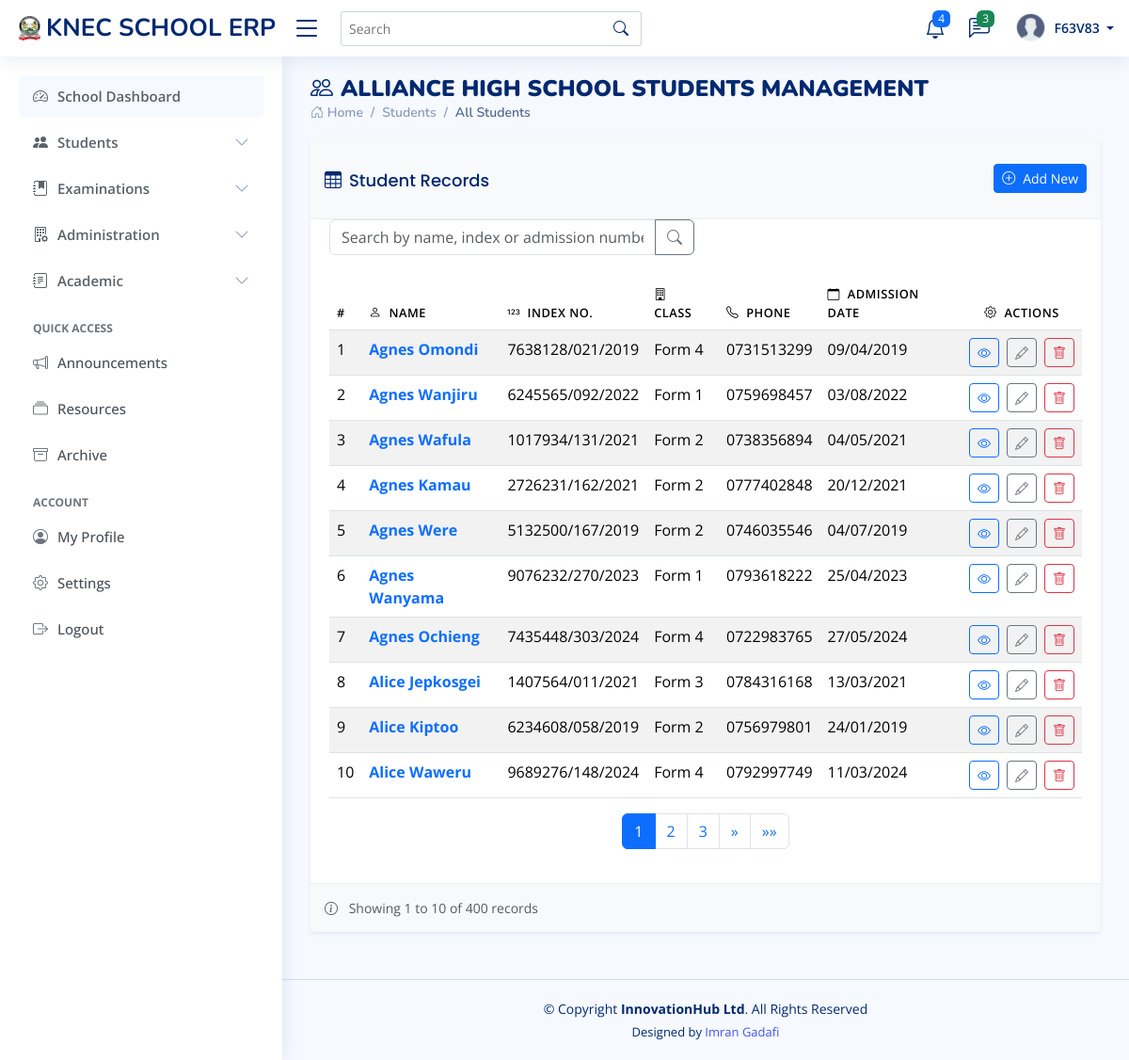
/school_students/ (signed in), run on the app's committed database.
### exam_portal/models.py (models this page shows, shortened)
class User(AbstractUser):
    USER_TYPE_CHOICES = (
        (1, 'student'),
        (2, 'school_admin'),
        (3, 'knec_official'),
    )
    user_type = models.PositiveSmallIntegerField(choices=USER_TYPE_CHOICES)
    phone_number = models.CharField(max_length=15, blank=True, null=True)

class School(models.Model):
    SCHOOL_TYPE_CHOICES = [
        ('PUBLIC', 'Public'),
        ('PRIVATE', 'Private'),
        ('EXTRA_COUNTY', 'Extra County'),
        ('NATIONAL', 'National'),
        ('INTERNATIONAL', 'International')
    ]
    SCHOOL_CATEGORY_CHOICES = [
        ('BOYS', 'Boys Only'),
        ('GIRLS', 'Girls Only'),
        ('MIXED', 'Mixed')
    ]
    name = models.CharField(max_length=200)
    knec_code = models.CharField(max_length=20, unique=True)
    registration_number = models.CharField(max_length=50, unique=True)
    special_code = models.CharField(max_length=100, blank=True, null=True , unique=True)
    school_type = models.CharField(max_length=20, choices=SCHOOL_TYPE_CHOICES)
    category = models.CharField(max_length=10, choices=SCHOOL_CATEGORY_CHOICES)
    registration_date = models.DateField()
    established_date = models.DateField()
    motto = models.CharField(max_length=100, blank=True, null=True)
    mission = models.TextField(blank=True, null=True)
    vision = models.TextField(blank=True, null=True)
    county = models.CharField(max_length=100)
    sub_county = models.CharField(max_length=100)
    ward = models.CharField(max_length=100, blank=True, null=True)
    postal_address = models.CharField(max_length=100)
    physical_address = models.TextField()
    gps_coordinates = models.CharField(max_length=50, blank=True, null=True)
    website = models.URLField(blank=True, null=True)
    phone_number = models.CharField(max_length=15)
    alternative_phone = models.CharField(max_length=15, blank=True, null=True)
    email = models.EmailField(blank=True, null=True)
    principal_name = models.CharField(max_length=100)
    principal_phone = models.CharField(max_length=15)
    principal_email = models.EmailField(blank=True, null=True)
    principal_tsc_number = models.CharField(max_length=20, blank=True, null=True)
    curriculum = models.CharField(max_length=100, default='8-4-4')  # or CBC
    number_of_streams = models.PositiveIntegerField(default=1)
    is_active = models.BooleanField(default=True)
    last_inspection_date = models.DateField(blank=True, null=True)
    created_at = models.DateTimeField(auto_now_add=True)
    updated_at = models.DateTimeField(auto_now=True)

class Student(models.Model):
    GENDER_CHOICES = [
        ('M', 'Male'),
        ('F', 'Female'),
    ]
    first_name = models.CharField(max_length=100)
    middle_name = models.CharField(max_length=100, blank=True)
    last_name = models.CharField(max_length=100)
    birth_date = models.DateField()
    birth_certificate_number = models.CharField(max_length=20, blank=True, null=True)
    gender = models.CharField(max_length=1, choices=GENDER_CHOICES)
    nationality = models.CharField(max_length=50, default='Kenyan')
    county_of_origin = models.CharField(max_length=50)
    sub_county = models.CharField(max_length=50)
    passport_photo = models.ImageField(upload_to='student_photos/', blank=True, null=True)
    disability = models.CharField(max_length=100, blank=True, null=True)
    disability_description = models.TextField(blank=True, null=True)
    school = models.ForeignKey('School', on_delete=models.CASCADE, related_name='students')
    index_number = models.CharField(max_length=20, unique=True) # for kcse purpose format schoolcode/001/year for examination
    admision_number = models.CharField(max_length=20, null=True)
    admission_date = models.DateField()
    current_class = models.CharField(max_length=20)  # e.g., Form 1, Form 2, etc.
    house = models.CharField(max_length=50, blank=True, null=True)  # For boarding schools
    is_boarder = models.BooleanField(default=False)
    email = models.EmailField(blank=True, null=True)
    phone_number = models.CharField(max_length=15, blank=True, null=True)
    postal_address = models.CharField(max_length=100, blank=True, null=True)
    residential_address = models.TextField(blank=True, null=True)
    previous_school = models.CharField(max_length=100, blank=True, null=True)
    kcpe_year = models.PositiveIntegerField(blank=True, null=True)
    kcpe_index = models.CharField(max_length=20, blank=True, null=True)
    kcpe_marks = models.PositiveIntegerField(blank=True, null=True)
    created_at = models.DateTimeField(auto_now_add=True)
    updated_at = models.DateTimeField(auto_now=True)
    is_active = models.BooleanField(default=True)

### exam_portal/views.py (the view)
# urls.py: path('school_students/', views.school_student_list, name='school_student_list'),
def school_student_list(request):
    if not request.user.is_authenticated or request.user.user_type != 2:
        return redirect('login')
    try:
        admin_profile = SchoolAdminProfile.objects.get(special_code=request.user.username)
        school = admin_profile.school
    except SchoolAdminProfile.DoesNotExist:
        return redirect('login')
    search_query = request.GET.get('search', '')
    students = Student.objects.filter(
        school=school,
        is_active=True
    ).filter(
        Q(first_name__icontains=search_query) |
        Q(last_name__icontains=search_query) |
        Q(index_number__icontains=search_query) |
        Q(admision_number__icontains=search_query)
    ).order_by('first_name')
    paginator = Paginator(students, 10)  # Show 10 students per page
    page_number = request.GET.get('page')
    page_obj = paginator.get_page(page_number)
    context = {
        'students': students,  # Optional: not used in template directly
        'page_obj': page_obj,
        'search_query': search_query,
        'school': school
    }
    return render(request, 'students/school_admin/student_list.html', context)

### templates/students/school_admin/student_list.html (shortened to what this page needs)
{% extends "base/base.html" %}
{% load static %}
{% block content %}
<div class="pagetitle">
    <h1><i class="bi bi-people me-2"></i><b>{{ school.name | upper }} STUDENTS MANAGEMENT</b> </h1>
    <nav>
        <ol class="breadcrumb">
            <li class="breadcrumb-item"><a href="#"><i class="bi bi-house-door"></i> Home</a></li>
            <li class="breadcrumb-item">Students</li>
            <li class="breadcrumb-item active">All Students</li>
        </ol>
    </nav>
</div>
<section class="section">
    <div class="row">
        <div class="col-lg-12">
            <div class="card border-0 shadow-sm">
                <div class="card-header bg-light text-dark">
                    <div class="d-flex justify-content-between align-items-center">
                        <h5 class="card-title mb-0"><i class="bi bi-table me-2"></i>Student Records</h5>
                        <a href="{% url 'school_student_create' %}" class="btn btn-primary btn-sm">
                            <i class="bi bi-plus-circle me-2"></i>Add New
                        </a>
                    </div>
                </div>
                <div class="card-body">
                    <div class="row mb-4">
                        <div class="col-md-6">
                            <form method="get" class="search-form">
                                <div class="input-group">
                                    <input type="text" class="form-control" name="search"
                                           placeholder="Search by name, index or admission number..."
                                           value="{{ search_query }}">
                                    <button class="btn btn-outline-secondary" type="submit">
                                        <i class="bi bi-search"></i>
                                    </button>
                                </div>
                            </form>
                        </div>
                    </div>
                    <div class="table-responsive">
                        <table class="table table-hover table-striped">
                            <thead class="bg-light">
                                <tr>
                                    <th>#</th>
                                    <th><i class="bi bi-person me-1"></i> Name</th>
                                    <th><i class="bi bi-123 me-1"></i> Index No.</th>
                                    <th><i class="bi bi-building me-1"></i> Class</th>
                                    <th><i class="bi bi-telephone me-1"></i> Phone</th>
                                    <th><i class="bi bi-calendar me-1"></i> Admission Date</th>
                                    <th class="text-center"><i class="bi bi-gear me-1"></i> Actions</th>
                                </tr>
                            </thead>
                            <tbody>
                                {% for student in page_obj %}
                                <tr>
                                    <td>{{ forloop.counter }}</td>
                                    <td>
                                        <a href="{% url 'school_student_detail' student.pk %}" class="text-primary">
                                            <strong>{{ student.first_name }} {{ student.last_name }}</strong>
                                        </a>
                                    </td>
                                    <td>{{ student.index_number }}</td>
                                    <td>{{ student.current_class }}</td>
                                    <td>{{ student.phone_number|default:"-" }}</td>
                                    <td>{{ student.admission_date|date:"d/m/Y" }}</td>
                                    <td class="text-center">
                                        <div class="d-flex gap-2 justify-content-center">
                                            <a href="{% url 'school_student_detail' student.pk %}" class="btn btn-sm btn-outline-primary" title="View">
                                                <i class="bi bi-eye"></i>
                                            </a>
                                            <a href="{% url 'school_student_update' student.pk %}" class="btn btn-sm btn-outline-secondary" title="Edit">
                                                <i class="bi bi-pencil"></i>
                                            </a>
                                            <a href="{% url 'school_student_delete' student.pk %}" class="btn btn-sm btn-outline-danger" title="Delete">
                                                <i class="bi bi-trash"></i>
                                            </a>
                                        </div>
                                    </td>
                                </tr>
                                {% empty %}
                                <tr>
                                    <td colspan="7" class="text-center">No students found</td>
                                </tr>
                                {% endfor %}
                            </tbody>
                        </table>
                    </div>
                    {% if page_obj.has_other_pages %}
                    <nav aria-label="Page navigation">
                        <ul class="pagination justify-content-center">
                            {% for num in page_obj.paginator.page_range %}
                                {% if page_obj.number == num %}
                                    <li class="page-item active"><a class="page-link" href="#">{{ num }}</a></li>
                                {% elif num > page_obj.number|add:'-3' and num < page_obj.number|add:'3' %}
                                    <li class="page-item"><a class="page-link" href="?page={{ num }}">{{ num }}</a></li>
                                {% endif %}
                            {% endfor %}
                            {% if page_obj.has_next %}
                                <li class="page-item">
                                    <a class="page-link" href="?page={{ page_obj.next_page_number }}" aria-label="Next">
                                        <span aria-hidden="true">&raquo;</span>
                                    </a>
                                </li>
                                <li class="page-item">
                                    <a class="page-link" href="?page={{ page_obj.paginator.num_pages }}" aria-label="Last">
                                        <span aria-hidden="true">&raquo;&raquo;</span>
                                    </a>
                                </li>
                            {% endif %}
                        </ul>
                    </nav>
                    {% endif %}
                </div>
                <div class="card-footer bg-light text-muted small">
                    <i class="bi bi-info-circle me-2"></i>
                    Showing {{ page_obj.start_index }} to {{ page_obj.end_index }} of {{ page_obj.paginator.count }} records
                </div>
            </div>
        </div>
    </div>
</section>
{% endblock %}

### templates/base/navbars/school_admin_navbar.html (shortened to what this page needs)
{% load static %}
<header id="header" class="header fixed-top d-flex align-items-center">
    <div class="d-flex align-items-center justify-content-between">
      <a href="#" class="logo d-flex align-items-center">
        <img src="{% static 'assets/img/logo2.png'%}" alt="">
        <span class="d-none d-lg-block">KNEC SCHOOL ERP</span>
      </a>
      <i class="bi bi-list toggle-sidebar-btn"></i>
    </div>
    <div class="search-bar">
      <form class="search-form d-flex align-items-center" method="POST" action="#">
        <input type="text" name="query" placeholder="Search" title="Enter search keyword">
        <button type="submit" title="Search"><i class="bi bi-search"></i></button>
      </form>
    </div>
    <nav class="header-nav ms-auto">
      <ul class="d-flex align-items-center">
        <li class="nav-item dropdown">
          <a class="nav-link nav-icon" href="#" data-bs-toggle="dropdown">
            <i class="bi bi-bell"></i>
            <span class="badge bg-primary badge-number">4</span>
          </a>
        </li>
        <li class="nav-item dropdown">
          <a class="nav-link nav-icon" href="#" data-bs-toggle="dropdown">
            <i class="bi bi-chat-left-text"></i>
            <span class="badge bg-success badge-number">3</span>
          </a>
        </li>
        <li class="nav-item dropdown pe-3">
          <a class="nav-link nav-profile d-flex align-items-center pe-0" href="#" data-bs-toggle="dropdown">
            <img src="{% static 'assets/img/profile.png'%}" alt="Profile" class="rounded-circle">
            <span class="d-none d-md-block dropdown-toggle ps-2">
              {% if user.is_authenticated %}
                   {{ user.username }}
              {% else %}
                  Admin
              {% endif %}
            </span>
          </a>
        </li>
      </ul>
    </nav>
  </header>

### data on the page
User: username "F63V83"
School: name "ALLIANCE HIGH SCHOOL"
Student: first_name "Agnes", last_name "Omondi", index_number "7638128/021/2019", current_class "Form 4", phone_number "0731513299", admission_date "09/04/2019"
Student: first_name "Agnes", last_name "Wanjiru", index_number "6245565/092/2022", current_class "Form 1", phone_number "0759698457", admission_date "03/08/2022"
Student: first_name "Agnes", last_name "Wafula", index_number "1017934/131/2021", current_class "Form 2", phone_number "0738356894", admission_date "04/05/2021"
Student: first_name "Agnes", last_name "Kamau", index_number "2726231/162/2021", current_class "Form 2", phone_number "0777402848", admission_date "20/12/2021"
Student: first_name "Agnes", last_name "Were", index_number "5132500/167/2019", current_class "Form 2", phone_number "0746035546", admission_date "04/07/2019"
Student: first_name "Agnes", last_name "Wanyama", index_number "9076232/270/2023", current_class "Form 1", phone_number "0793618222", admission_date "25/04/2023"
Student: first_name "Agnes", last_name "Ochieng", index_number "7435448/303/2024", current_class "Form 4", phone_number "0722983765", admission_date "27/05/2024"
Student: first_name "Alice", last_name "Jepkosgei", index_number "1407564/011/2021", current_class "Form 3", phone_number "0784316168", admission_date "13/03/2021"
Student: first_name "Alice", last_name "Kiptoo", index_number "6234608/058/2019", current_class "Form 2", phone_number "0756979801", admission_date "24/01/2019"
Student: first_name "Alice", last_name "Waweru", index_number "9689276/148/2024", current_class "Form 4", phone_number "0792997749", admission_date "11/03/2024"

### other printed values
{{ num }} "1"
{{ num }} "2" "3"
{{ page_obj.start_index }} "1"
{{ page_obj.end_index }} "10"
{{ page_obj.paginator.count }} "400"
